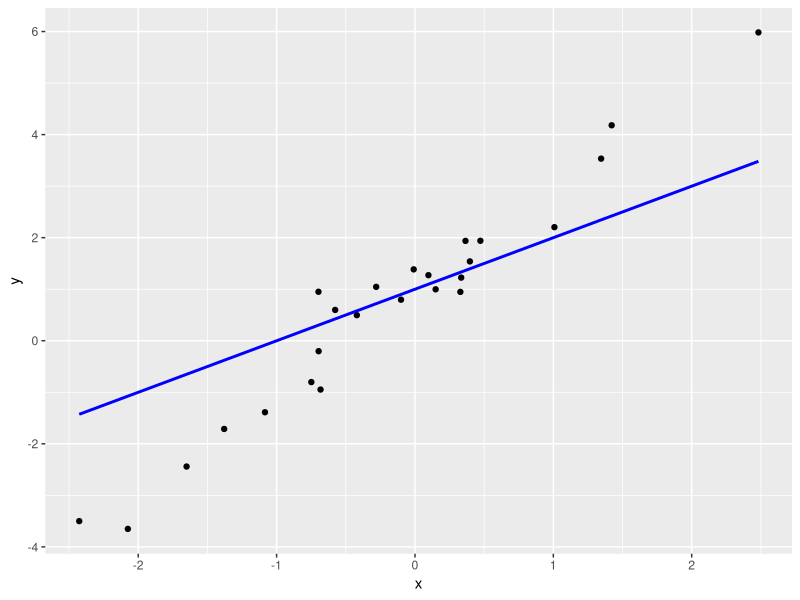
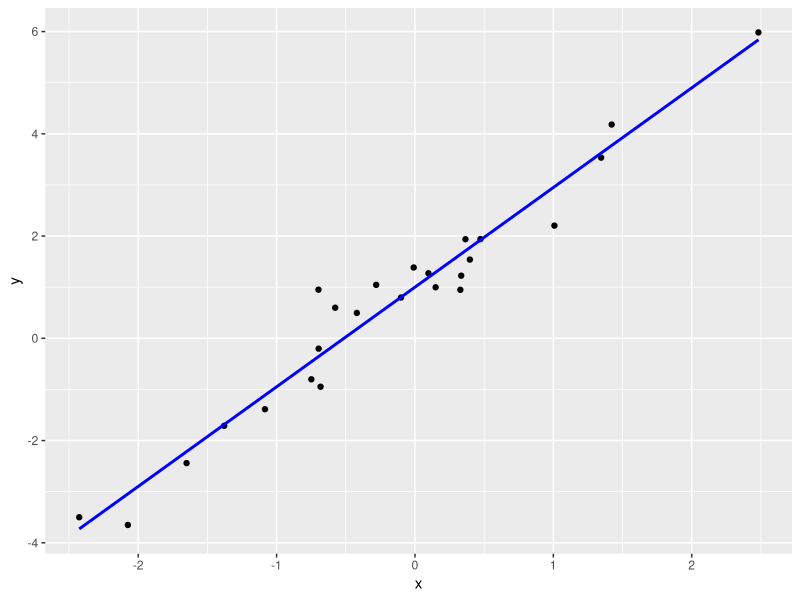

The R source for these figures, in order:
setwd("/datascience/projects/statisticallyfit/github/learningprogramming/R/RStats/learneconometrics/CarterHill_PrinciplesOfEconometrics/Chapter10_RandomRegressors")
rm(list=ls())

library(lmtest)
library(foreign)
library(ggfortify)
# Data from: http://www.principlesofeconometrics.com/poe4/poe4stata.htm


## Part a) b)
ivreg <- read.dta("ivreg1.dta")
x <- ivreg$x
e <- ivreg$e
meanX <- mean(x); meanX
meanE <- mean(e); meanE
y <- 1 + x + e
y.true <- 1 + x
y.fit <- lm(data=ivreg, y ~ x)
summary(y.fit)
df <- data.frame(y=y, yhat=y.fit$fitted.values, x=x, Ey=y.true)
ggplot(data=df, aes(x=x, y=y)) + 
      geom_point(shape=19) + 
      geom_line(data=df, aes(y=y.true), colour="blue", lwd=1)
# Observation: the data fall below regression line for x < 0 and above it
# for x > 0

# Part c)
summary(y.fit)
# The estimates are very close to the true parameters B1 = 1, B2 = 1
coefs <- summary(y.fit)$coeff; coefs
b1 <- coefs[1,1]; b1
s1 <- coefs[1,2]; s1
b2 <- coefs[2,1]; b2
s2 <- coefs[2,2]; s2
t1 <- (b1 - 1)/s1; t1
t2 <- (b2 - 1)/s2; t2
p1 <- 1 - pt(t1, df=74); p1
p2 <- 1 - pt(t2, df=74); p2



## Part d) plot y with yhat
head(df)
# Runs through center of correlated observations, so not a good estimation
# of the y.true regression function
ggplot(data=df, aes(x=x, y=y)) + 
      geom_point(shape=19) + 
      geom_line(data=df, aes(y=yhat), colour="blue", lwd=1)


## Part e) correlation matrix of x, e, ehat
dfCors <- data.frame(x=x, e=e, ehat=y.fit$residuals)
head(dfCors)
cor(dfCors)
# It says it is a characteristic of least squares, which makes zero
# correlation between x and e-hat. Understand better why.
